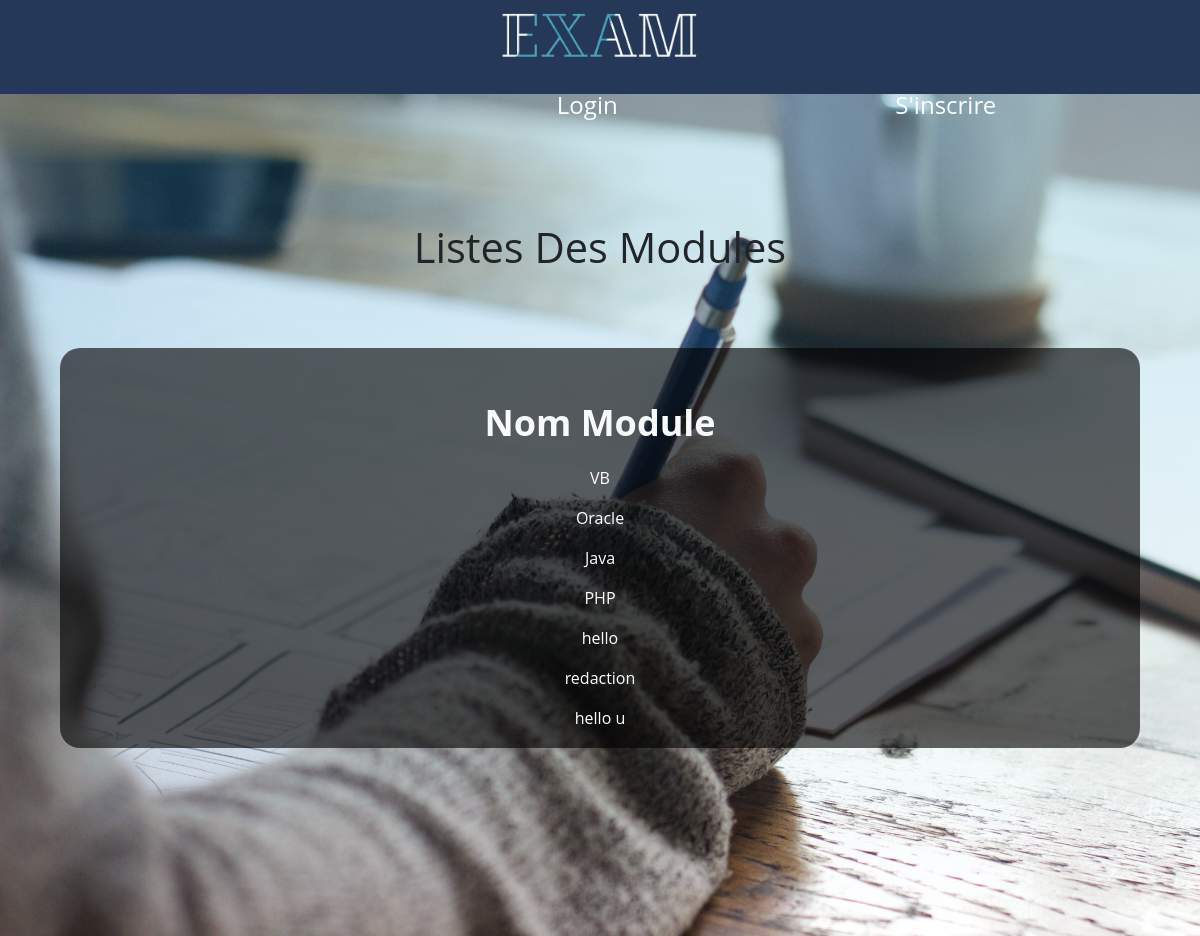
/sublist.php, run on the app's committed database.
### tables this page shows
CREATE TABLE IF NOT EXISTS `mst_subject` (
  `sub_id` int(5) NOT NULL AUTO_INCREMENT,
  `sub_name` varchar(25) DEFAULT NULL,
  PRIMARY KEY (`sub_id`)
);

### sublist.php (the view, shortened to what this page needs)
<!DOCTYPE HTML PUBLIC "-//W3C//DTD HTML 4.01 Transitional//EN" "http://www.w3.org/TR/html4/loose.dtd">
<html>
<head>
<link href="css/sublist.css" rel="stylesheet" type="text/css">
    <link href="https://cdn.jsdelivr.net/npm/bootstrap@5.0.1/dist/css/bootstrap.min.css" rel="stylesheet">
</head>
<body>
<?php
include("header.php");
include("database.php");
    $rs=mysqli_query($con,"select * from mst_subject ");
    echo " <div class='main'>";
    echo " <h1 bott >Listes Des Modules</h1>";
    echo " <div class='down'>";
    echo " <div class='tab'>";
    echo "<table class='table table-borderless table-hover'>";
    echo "<thead >
<tr>
	<th  width='100%' class='text-light'>Nom Module</th>
</tr>
          </thead>";
    while($row=mysqli_fetch_row($rs))
    {
        echo "<tr>";
        echo "<td ><a href=showtest.php?subid=$row[0]>$row[1]</a></td>";
        echo "</tr>";
    }
    echo "</table>";
    echo"</div>";
    echo"</div>";
    echo"</div>";
?>
</body>
</html>

### css/sublist.css (style rules this page uses)
* { margin:0; padding: 0; box-sizing: border-box; font-family: 'Open Sans', sans-serif ; }
.main { display: flex; justify-content: center; width:100%; height: 100vh; background: linear-gradient(rgba(10, 140, 192, 0.247),transparent),url("../image/addSub.jpg"); background-size: cover; background-repeat: no-repeat; flex-direction: column; align-items: center; text-align: center; }
.down { background-color:rgba(2, 0, 0, 0.616); width: 90%; height: 400px; border-radius: 20px; margin-top: 160px; display: flex; justify-content: space-around; flex-direction: column; position: absolute; }
.tab { background-color: transparent; border-radius: 25px; height: 350px; margin-top: 30px; position: relative; overflow: auto ; }
.text-light { font-size: 36px; }
h1 { position:absolute; bottom: 70%; }

### css/header.css (style rules this page uses)
a { color :#fff; text-decoration: none; }
h1 { font-size: 2.6rem; }

### data on the page
mst_subject: sub_name "VB"
mst_subject: sub_name "Oracle"
mst_subject: sub_name "Java"
mst_subject: sub_name "PHP"
mst_subject: sub_name "hello"
mst_subject: sub_name "redaction"
mst_subject: sub_name "hello u"
